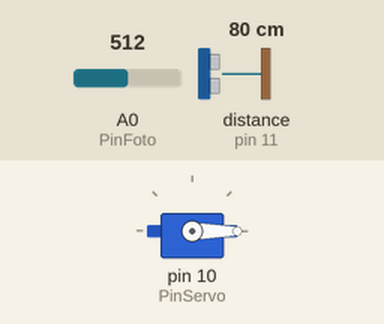
Simulated run of this sketch. Board: Arduino Uno, built with avr-gcc and run on an emulated ATmega328P. Shown: servo. Wiring (inferred from the names in the program): ultrasonic range finder: trigger pin 12; echo pin 11. The inputs (shaded band) are chosen by the test bench; at power-on: distance to the obstacle (sensor on pin 11) 80 cm, A0 (PinFoto) = 512. The echo pulse lasts 58.3 µs per cm; what the sketch prints to the serial monitor is not drawn.

Above: at 1.2 s.
1.3 s: distance to the obstacle (sensor on pin 11) set to 86 cm
At 2.2 s:
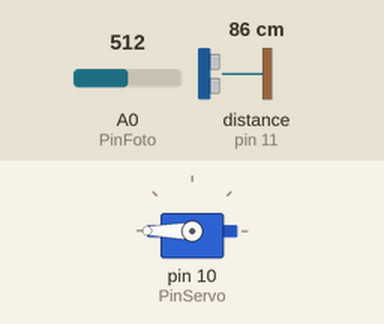
Timing chart, 0 to 4.3 s (numbered marks = the images above; inputs shaded):
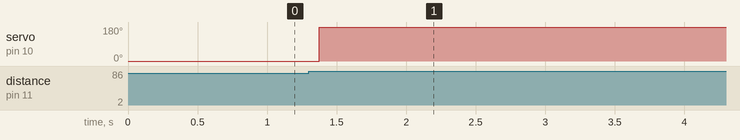

The sketch:

Codigo_Arduino.ino
```cpp
// C++ code
#include <Servo.h>

// Servo
Servo servo1;
int PinServo = 10;
int PulsoMin = 1000;
int PulsoMax = 2000;

// Ultrasonido
int PinTrig = 12;
int PinEcho = 11;

long tiempoDemora = 0;
int distanciaCM = 0;

// Fotoresistencia
int PinFoto = A0;
int LightThreshold = 10;
int Luz = 0;

void setup()
{
	// Setea la consola
    Serial.begin(9600);
    Serial.println("ENCENDIDO");

    // Setea el Servo
    servo1.attach(PinServo, PulsoMin, PulsoMax);

    // Setea el Ultrasonido
    pinMode(PinTrig, OUTPUT);
    pinMode(PinEcho, INPUT);
    digitalWrite(PinTrig, LOW);

	// Lo inicializa en el ángulo 0
    servo1.write(0);
}

void loop()
{
	//Serial.println("");

	// Le indica al Ultrasonido a lanzar una señal por 1 microsegundo y luego detenerse
    digitalWrite(PinTrig, HIGH);
    delayMicroseconds(1);
    digitalWrite(PinTrig, LOW);

	// Lee los valores del Ultrasonido
    tiempoDemora = pulseIn(PinEcho, HIGH);
	// Calcula la distancia considerando la Velocidad del Sonido Promedio en el Aire
    distanciaCM = (int)(tiempoDemora / 59);

    // Lee la señal de la Fotoresistencia
    Luz = analogRead(PinFoto);


    //Serial.println("Luz:");
    //Serial.println(Luz);
  	//Serial.println("Tiempo:");
    //Serial.println(tiempoDemora);
    //Serial.println("Dist:");
    //Serial.println(distanciaCM);


    // Las condiciones para girar
    if ((distanciaCM >= 80) && (Luz > LightThreshold))
    {
        //Serial.println("1ra");

        servo1.write(180);
        delay(500);

    }

    else if ((distanciaCM <= 30) && (Luz < LightThreshold))
    {
        //Serial.println("2da");

      	servo1.write(60);
      	delay(500);
    }

    else if ((distanciaCM == 2) && (Luz == 0))
    {
        //Serial.println("3ra");
      	servo1.write(0);
     	delay(500);
    }

    else
    {
		//Serial.println("None");
    }

    delay(100);
}
```

Measured:
- the behaviour switches between 81 and 82 cm on distance to the obstacle (sensor on pin 11) (found by bisection; images 0 and 1)
- after the input at 1.3 s, servo on pin 10 (PinServo): 0° → 180° after 0.07 s
